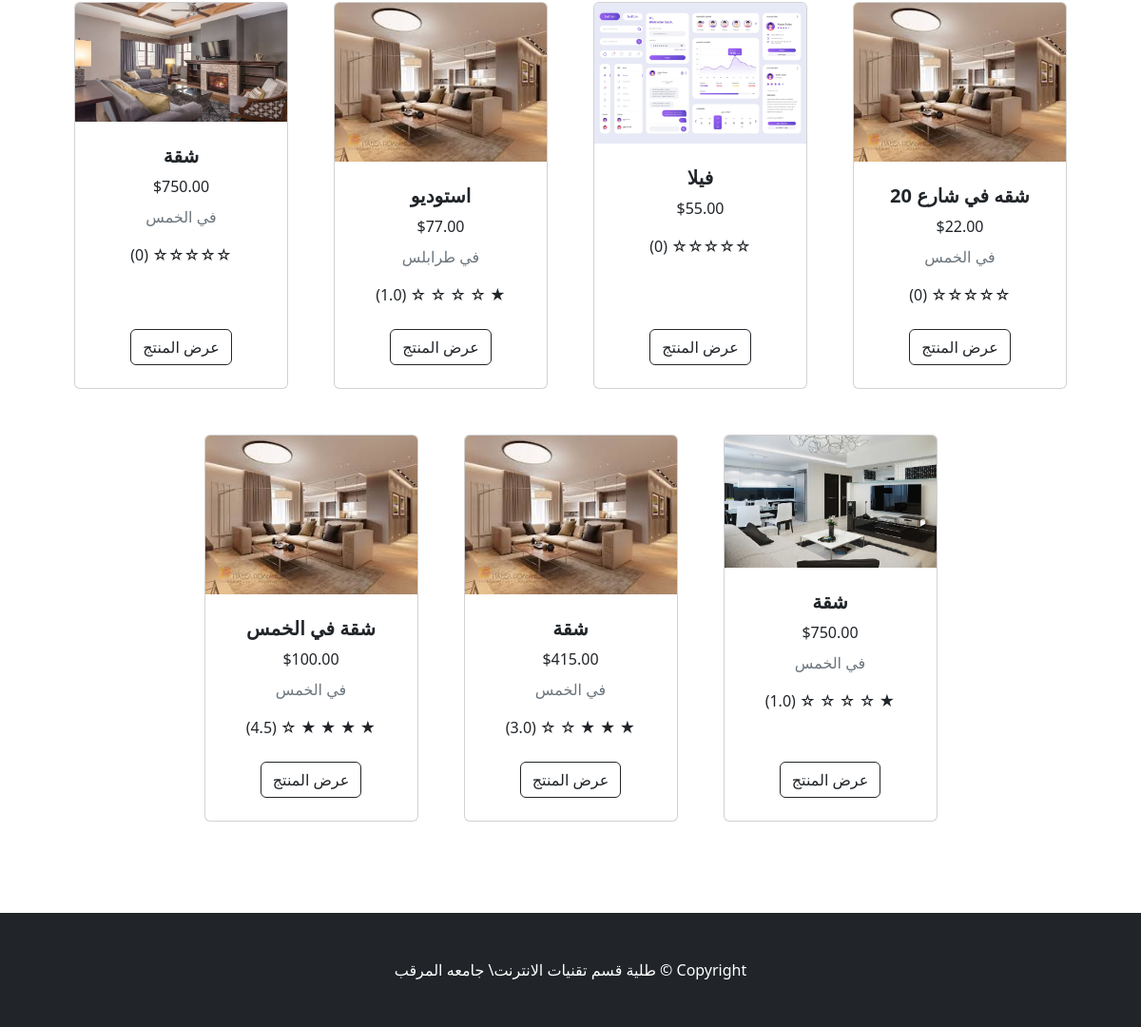
Before: / (lower part) with the older database file.
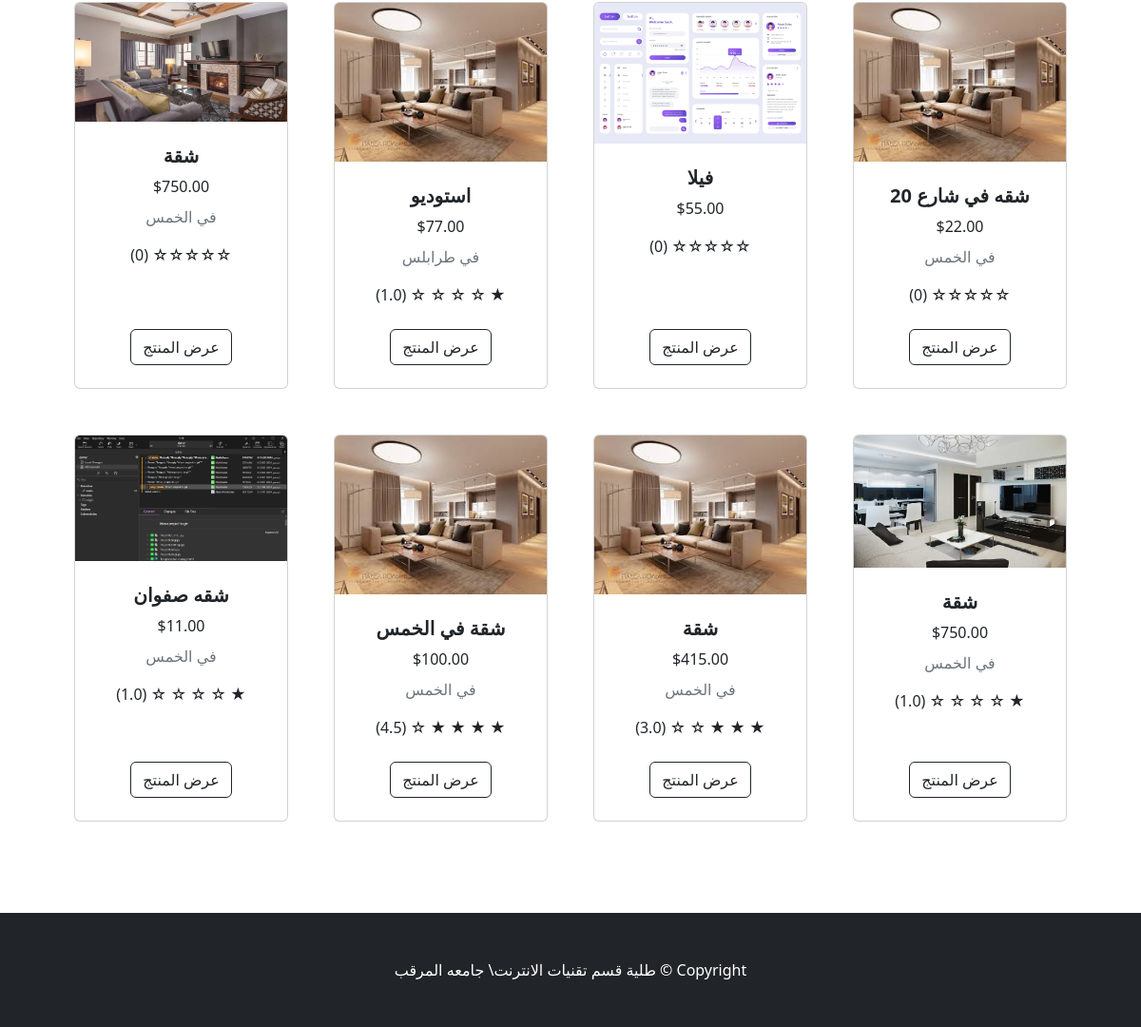
After: the same page with the newer database file.
### store/models.py (models this page shows, shortened)
class Product(models.Model):
    name = models.CharField(max_length=100)
    price = models.DecimalField(default=0, decimal_places=2, max_digits=6)
    category = models.ForeignKey(Category, on_delete=models.CASCADE, default=1)
    description = models.CharField(max_length=250, default='', blank=True, null=True)
    image = models.ImageField(upload_to='uploads/product/')
    is_sale = models.BooleanField(default=False)
    sale_price = models.DecimalField(default=0, decimal_places=2, max_digits=6)
    user = models.ForeignKey(User, on_delete=models.CASCADE)  # المستخدم الذي أضاف الإعلان
    city = models.ForeignKey(City, on_delete=models.CASCADE, null=True, blank=True)  # المدينة
    phone_number = models.CharField(
        max_length=10,
        validators=[
            RegexValidator(
                regex=r'^(092|091|094|093)\d{7}$',
                message="Phone number must start with 092, 091, 094, or 093 and be 10 digits long."
            )
        ],
        help_text="Enter a valid phone number starting with 092, 091, 094, or 093."
    )

class City(models.Model):
    name = models.CharField(max_length=100, unique=True)

### store/views.py (the view)
# urls.py: path('', views.home, name='home'),
def home(request):
	products = Product.objects.all()
	return render(request, 'home.html', {'products':products})

### cart/cart.py (called while the page is built)
	def __len__(self):
		return len(self.cart)

### cart/context_processors.py (called while the page is built)
def cart(request):
	return {'cart': Cart(request)}

### store/templatetags/custom_filters.py (called while the page is built)
@register.filter
def average_rating(ratings):
    average = ratings.aggregate(Avg('rating'))['rating__avg']
    return average if average else 0

### store/views.py (called while the page is built)
def categories_processor(request):
    return {
        'categories': Category.objects.all()
    }

def base_context(request):
    if request.user.is_authenticated:
        unread_count = ChatMessage.objects.filter(receiver=request.user, is_read=False).count()
    else:
        unread_count = 0
    return {'unread_count': unread_count}

### store/templates/home.html (shortened to what this page needs)
{% extends 'base.html' %}
{% load custom_filters %}
{% block content %}
<section class="py-5">
    <div class="container px-4 px-lg-5 mt-5">
        <div class="row gx-4 gx-lg-5 row-cols-2 row-cols-md-3 row-cols-xl-4 justify-content-center">
            {% for product in products %}
            <div class="col mb-5">
                <div class="card h-100">
                    <img class="card-img-top" src="{{ product.image.url }}" alt="{{ product.name }}" />
                    <div class="card-body p-4">
                        <div class="text-center">
                            <h5 class="fw-bolder">{{ product.name }}</h5>
                            {% if product.is_sale %}
                            <strike>${{ product.price }}</strike> ${{ product.sale_price }}
                            {% else %}
                            ${{ product.price }}
                            {% endif %}
                            {% if product.city %}
                            <p class="text-muted mt-2">في {{ product.city.name }}</p>
                            {% endif %}
                            <div class="mt-3">
                                {% with avg=product.ratings.all|average_rating %}
                                    {% if avg %}
                                        {% for i in "12345"|make_list %}
                                            {% if i|add:"0" <= avg %}
                                                ★
                                            {% else %}
                                                ☆
                                            {% endif %}
                                        {% endfor %}
                                        ({{ avg|floatformat:1 }})
                                    {% else %}
                                        ☆☆☆☆☆ (0)
                                    {% endif %}
                                {% endwith %}
                            </div>
                        </div>
                    </div>
                    <div class="card-footer p-4 pt-0 border-top-0 bg-transparent">
                        <div class="text-center">
                            <a class="btn btn-outline-dark mt-auto" href="{% url 'product' product.id %}">عرض المنتج</a>
                        </div>
                    </div>
                </div>
            </div>
            {% endfor %}
        </div>
    </div>
</section>
{% endblock %}

Changed rows visible on the page:
added Product: image (picture), name "شقه صفوان", price "11.00", city.name "الخمس", ratings "1.0"
